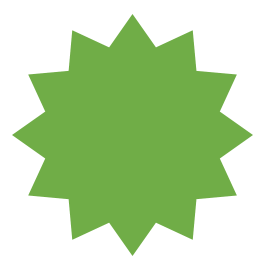
#> input picture opencv/images/corner.png, 271 x 270 px
$ jupyter execute 'DL_08_OpenCV(특징점 추출).ipynb'
#> lines starting #> are read from the running program, lines starting #| are printed output that depends on the picture; after the words box and inside, x2 and y2 are one past the last pixel; in counts of white or black regions, pixels touching at a corner belong together
### 1. 코너(corner)검출
- 코너 : 이미지에서 뾰족하게 튀어나온 부분
- 코너는 이미지에서 고유한 특징을 가지고 있어서 이미지를 잘 분류할 수 있게하는 좋은 특징이다.
- 코너 검출 알고리즘
  - Harris 방법
  - Shi-Tomasi 방법
  - FAST (Features from Accelerated Segment Test)
  - SIFT (Scale Invariant Feature Transform)
  - SURF (Speeded Up Robust Features)
  - BRIEF (Binary Robust Independent Elementary Features)
  - BRISK (Binary Robust Invariant Scalable Keypoints)
  - ORB (Oriented FAST and Rotated BRIEF)
  - KAZE
  - AKAZE (Accelerated-KAZE)

#### 1.1 Shi-Tomasi방법(GFTT)
- Harris 방법을 개선한 것
- cv2.goodFeaturesToTrack(이미지, 코너 검출 갯수, 문턱값, 코너간 최소거리)

[cell 1]
import cv2
import numpy as np
import matplotlib.pyplot as plt

img = cv2.imread('./images/corner.png')
#> img is the input picture: shape (270, 271, 3); mean B, G, R 169.6, 216.9, 188.6
img_gray = cv2.cvtColor(img, cv2.COLOR_BGR2GRAY)
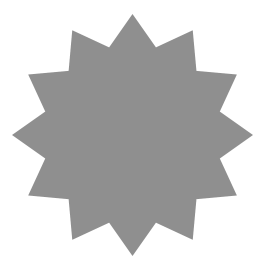
#> img_gray: shape (270, 271); min 143, max 255, mean 203

corners = cv2.goodFeaturesToTrack(img_gray, 25, 0.01, 20)  # 꼭지점 지정
#> corners = 24 rows, first 8: [132, 254], [132, 15], [235, 75], [235, 194], [29, 194], [29, 75], [73, 238], [191, 238]
corners = np.int0(corners)  # 좌표찾음

for i in corners:
    x, y = i.ravel()  # 다차원 배열을 1차원으로 변환
    cv2.circle(img, (x,y), 3, (255,0,0), -1)
#> this loop made 24 passes
#> (x, y) on passes 1 to 12: (132, 254), (132, 15), (235, 75), (235, 194), (29, 194), (29, 75), (73, 238), (191, 238), (191, 31), (73, 31), (13, 134), (251, 135)
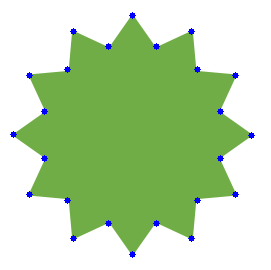
#> img: shape (270, 271, 3); 0.95% of pixels changed, all inside (x1, y1, x2, y2) = (10, 12, 255, 258)

plt.imshow(img)
plt.show()

[cell 2]
img = cv2.imread('./images/corner2.jpg')
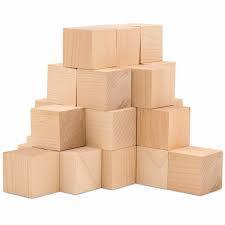
#> input picture opencv/images/corner2.jpg, 225 x 225 px
#> img is the input picture: shape (225, 225, 3); mean B, G, R 199.3, 217.1, 238.1
img_gray = cv2.cvtColor(img, cv2.COLOR_BGR2GRAY)
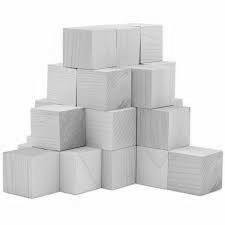
#> img_gray: shape (225, 225); min 49, max 255, mean 221.3
img = cv2.cvtColor(img, cv2.COLOR_BGR2RGB)

corners = cv2.goodFeaturesToTrack(img_gray, 25, 0.01, 20)  # 꼭지점 지정
#> corners = 25 rows, first 8: [139, 63], [76, 106], [136, 145], [76, 69], [101, 186], [189, 107], [135, 182], [131, 106]
corners = np.int0(corners)  # 좌표찾음

for i in corners:
    x, y = i.ravel()  # 다차원 배열을 1차원으로 변환
    cv2.circle(img, (x,y), 3, (255,0,0), -1)
#> this loop made 25 passes
#> (x, y) on passes 1 to 12: (139, 63), (76, 106), (136, 145), (76, 69), (101, 186), (189, 107), (135, 182), (131, 106), (3, 152), (48, 65), (64, 29), (59, 150)
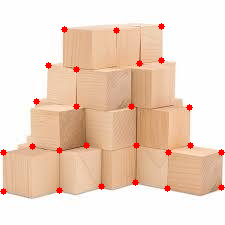
#> img: shape (225, 225, 3); mean R, G, B 238.6, 214.4, 197

plt.imshow(img)
plt.show()

#### 1.2 FAST
- 특정 픽셀 주변 16개 픽셀 값들을 조사해서 그 픽셀값이 가운데 픽셀보다 충분히 어둡거나 밝은 픽셀이 9개 이상 나타나면 코너라고 판단(픽셀의 값으로 코너를 검출하는 방법)

- cv2.FastFeatureDetector_create(threshold)
    - threshold : 중심 픽셀값과 주변 픽셀 값과의 차이, 기본값은 10, 30~60 적절

[cell 3]
import cv2
import matplotlib.pyplot as plt
img = cv2.imread("images/corner2.jpg")
imgray = cv2.cvtColor(img, cv2.COLOR_BGR2GRAY)
img = cv2.cvtColor(img, cv2.COLOR_BGR2RGB)
fast = cv2.FastFeatureDetector_create(threshold=30)
keypoints = fast.detect(img)
#> keypoints = 60 keypoints; strongest (x, y, size): (140, 63, 7), (76, 68, 7), (76, 104, 7), (136, 145, 7)
img2 = cv2.drawKeypoints(img, keypoints, None,
                         flags=cv2.DRAW_MATCHES_FLAGS_DRAW_RICH_KEYPOINTS)
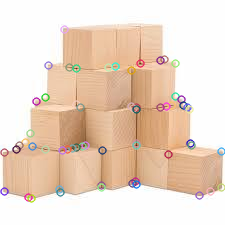
#> img2: shape (225, 225, 3); mean R, G, B 235.7, 215.3, 198.8
for i in keypoints:
    pt = (int(i.pt[0]), int(i.pt[1]))
    cv2.circle(img, pt, 3, (255, 0, 0), -1)
#> this loop made 60 passes
#> i on passes 1 to 12: keypoint at (64, 29), size 7, keypoint at (164, 59), size 7, keypoint at (160, 60), size 7, keypoint at (140, 63), size 7, keypoint at (175, 63), size 7, keypoint at (48, 65), size 7, keypoint at (115, 66), size 7, keypoint at (69, 67), size 7, keypoint at (108, 67), size 7, keypoint at (76, 68), size 7, keypoint at (131, 70), size 7, keypoint at (175, 96), size 7
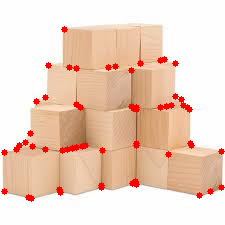
#> img: shape (225, 225, 3); mean R, G, B 239.2, 211.4, 194.4
plt.imshow(img)
plt.xticks([]), plt.yticks([])
plt.show()

#### 1.3 SIFT
- Harris, GFTT, FAST 방법은 이동, 회전 변화에 강인하지만 크기 변환에 취약
  - 확대된 영상에서 작은 사각형으로 코너를 찾으려하면 기존의 코너가 에지처럼 보임
  - 따라서, 코너를 찾을 때 다양항 크기도 고려를 해서 코너 형태를 찾는 것이 고유한 특징을 찾는데에 적합
- SIFT (Scale Invariant Feature Transform) : 이미지의 크기 및 회전에 영향을 받지 않고 특징점을 추출하는 알고리즘
- 코너만으로 특징화하기는 충분하지 않음
- 코너는 크기변환, 회전, 밝기 변화 등에 따라 변화될 수 있음

[cell 4]
import cv2
import matplotlib.pyplot as plt
img = cv2.imread("images/corner2.jpg")
img = cv2.cvtColor(img, cv2.COLOR_BGR2RGB)
gray_img = cv2.cvtColor(img, cv2.COLOR_RGB2GRAY)
detector = cv2.SIFT_create()
keypoints, descriptors = detector.detectAndCompute(gray_img, None)
#> keypoints = 60 keypoints; strongest (x, y, size): (216, 187, 6.2), (79, 135, 22.1), (112, 113, 83.1), (135, 182, 2.1)
for i in keypoints:
    pt = (int(i.pt[0]), int(i.pt[1]))
    cv2.circle(img, pt, 3, (255, 0, 0), -1)
#> this loop made 60 passes
#> (i, pt) on passes 1 to 12: (keypoint at (6.3, 189.7), size 4.7, (6, 189)), (keypoint at (9.9, 152.1), size 2.3, (9, 152)), (keypoint at (13.4, 146.8), size 5, (13, 146)), (keypoint at (21.3, 149.7), size 6.7, (21, 149)), (keypoint at (22.7, 140.3), size 5.4, (22, 140)), (keypoint at (22.7, 140.3), size 5.4, (22, 140)), (keypoint at (28.8, 132.6), size 3.3, (28, 132)), (keypoint at (32, 110.5), size 3.1, (31, 110)), (keypoint at (33, 105.8), size 2.5, (32, 105)), (keypoint at (37.7, 102.9), size 4.4, (37, 102)), (keypoint at (38.2, 114.1), size 13, (38, 114)), (keypoint at (42.3, 94.2), size 6.8, (42, 94))
#> i on pass 59: keypoint at (186, 145), size 5
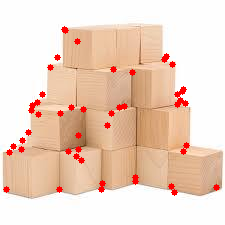
#> img: shape (225, 225, 3); mean R, G, B 238.9, 211.8, 194.7
plt.imshow(img)
plt.xticks([]), plt.yticks([])
plt.show()
